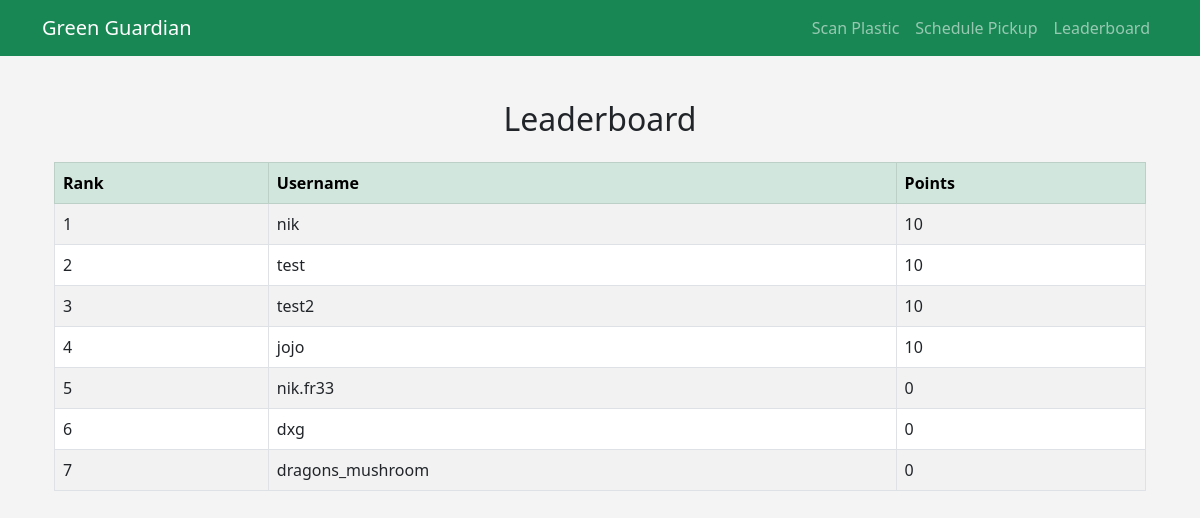
The page /leaderboard on the database as committed earlier.
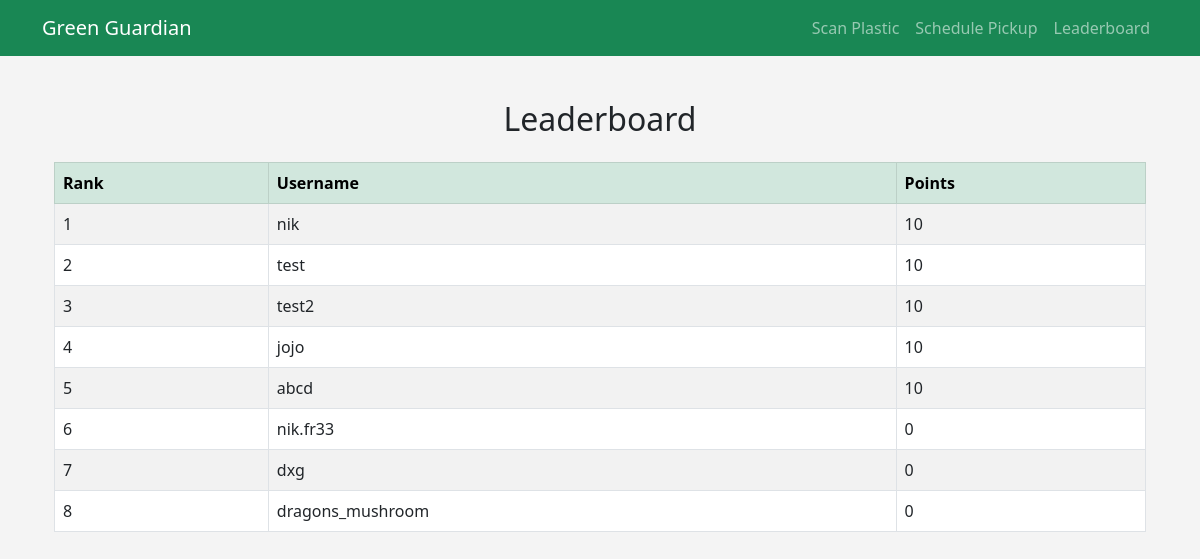
The same page on the database as committed later.
### app.py (models this page shows)
class User(db.Model):
    id = db.Column(db.Integer, primary_key=True)
    username = db.Column(db.String(100), unique=True, nullable=False)
    points = db.Column(db.Integer, default=0)
    contributions = db.relationship('Contribution', backref='user', lazy=True)
    pickups = db.relationship('Pickup', backref='user', lazy=True)

### app.py (the view)
@app.route('/leaderboard')
def leaderboard():
    top_users = User.query.order_by(User.points.desc()).limit(10).all()
    return render_template('leaderboard.html', users=top_users)

### templates/leaderboard.html
{% extends "base.html" %}
{% block content %}
<div class="container py-4">
  <h2 class="mb-4 text-center">Leaderboard</h2>
  <table class="table table-bordered table-striped">
    <thead class="table-success">
      <tr>
        <th>Rank</th>
        <th>Username</th>
        <th>Points</th>
      </tr>
    </thead>
    <tbody>
      {% for user in users %}
      <tr>
        <td>{{ loop.index }}</td>
        <td>{{ user.username }}</td>
        <td>{{ user.points }}</td>
      </tr>
      {% endfor %}
    </tbody>
  </table>
</div>
{% endblock %}

### templates/base.html (shortened to what this page needs)
<!DOCTYPE html>
<html lang="en">
<head>
  <link rel="stylesheet" href="https://cdn.jsdelivr.net/npm/bootstrap@5.3.0/dist/css/bootstrap.min.css">
</head>
<body>
  <nav class="navbar navbar-expand-lg navbar-dark bg-success">
    <div class="container">
      <a class="navbar-brand" href="{{ url_for('index') }}">Green Guardian</a>
      <div class="collapse navbar-collapse">
        <ul class="navbar-nav ms-auto">
          <li class="nav-item"><a class="nav-link" href="{{ url_for('scan') }}">Scan Plastic</a></li>
          <li class="nav-item"><a class="nav-link" href="{{ url_for('pickup') }}">Schedule Pickup</a></li>
          <li class="nav-item"><a class="nav-link" href="{{ url_for('leaderboard') }}">Leaderboard</a></li>
        </ul>
      </div>
    </div>
  </nav>
  <div class="container">
    {% block content %}{% endblock %}
  </div>
</body>
</html>

### templates/base.html (style rules this page uses)
body { background: #f4f4f4; }
.navbar { margin-bottom: 20px; }

Rows that differ between the two databases and show on the page:
added User: username "abcd", points "10"
